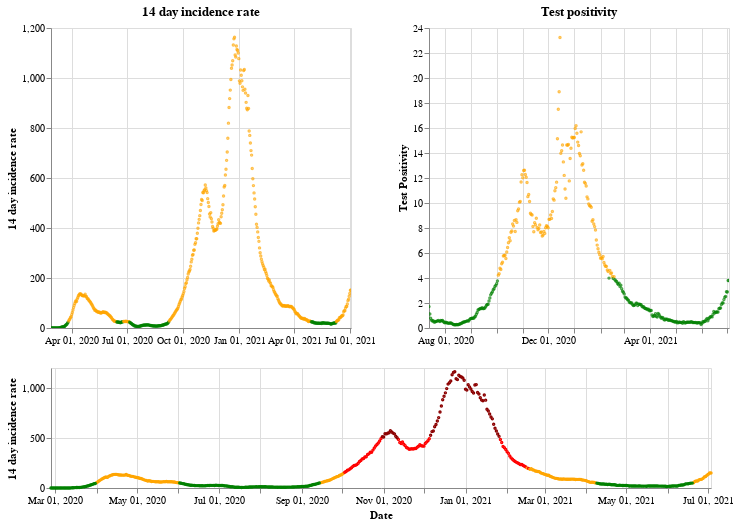

Write notebook code for a chart like this one.
### Markdown cell above
## Wales

### Code cell
plot_traffic_light('Wales')

### Figure 1 — Vega-Lite specification as saved in the notebook (floating-point values rounded to 4 significant figures; data arrays with more than 128 entries replaced by an {"elided": "..."} marker saying what was removed)
{"config": {"view": {"continuousWidth": 400, "continuousHeight": 300}}, "vconcat": [{"hconcat": [{"mark": {"type": "point", "size": 2}, "encoding": {"color": {"condition": {"value": "green", "test": "(datum.twoWeeklyCasesRate <= 25)"}, "value": "orange"}, "tooltip": [{"type": "nominal", "field": "areaName"}, {"type": "temporal", "field": "date"}, {"type": "quantitative", "field": "twoWeeklyCasesRate"}, {"type": "quantitative", "field": "testPositivity"}], "x": {"type": "temporal", "axis": {"title": ""}, "field": "date", "scale": {"domain": {"selection": "DateBrush"}}, "timeUnit": "yearmonthdate"}, "y": {"type": "quantitative", "axis": {"title": "14 day incidence rate"}, "field": "twoWeeklyCasesRate"}}, "title": "14 day incidence rate", "width": 300}, {"mark": {"type": "point", "size": 2}, "encoding": {"color": {"condition": {"value": "green", "test": "(datum.testPositivity <= 4)"}, "value": "orange"}, "tooltip": [{"type": "nominal", "field": "areaName"}, {"type": "temporal", "field": "date"}, {"type": "quantitative", "field": "twoWeeklyCasesRate"}, {"type": "quantitative", "field": "testPositivity"}], "x": {"type": "temporal", "axis": {"title": ""}, "field": "date", "scale": {"domain": {"selection": "DateBrush"}}, "timeUnit": "yearmonthdate"}, "y": {"type": "quantitative", "axis": {"title": "Test Positivity"}, "field": "testPositivity"}}, "title": "Test positivity", "width": 300}]}, {"layer": [{"mark": {"type": "point", "size": 2}, "encoding": {"color": {"condition": {"value": "orange", "test": "(((datum.testPositivity < 4) && (datum.twoWeeklyCasesRate >= 50)) && (datum.twoWeeklyCasesRate < 200))"}, "value": "red"}, "opacity": {"condition": {"value": 1, "test": "((datum.twoWeeklyCasesRate >= 50) && (datum.twoWeeklyCasesRate < 500))"}, "value": 0}, "tooltip": [{"type": "nominal", "field": "areaName"}, {"type": "temporal", "field": "date"}, {"type": "quantitative", "field": "twoWeeklyCasesRate"}, {"type": "quantitative", "field": "testPositivity"}], "x": {"type": "temporal", "axis": {"title": "Date"}, "field": "date", "timeUnit": "yearmonthdate"}, "y": {"type": "quantitative", "axis": {"title": "14 day incidence rate"}, "field": "twoWeeklyCasesRate"}}, "selection": {"DateBrush": {"type": "interval", "encodings": ["x"], "fields": ["Time"]}}}, {"mark": {"type": "point", "size": 2}, "encoding": {"color": {"value": "darkred"}, "opacity": {"condition": {"value": 1, "test": "(datum.twoWeeklyCasesRate >= 500)"}, "value": 0}, "tooltip": [{"type": "nominal", "field": "areaName"}, {"type": "temporal", "field": "date"}, {"type": "quantitative", "field": "twoWeeklyCasesRate"}, {"type": "quantitative", "field": "testPositivity"}], "x": {"type": "temporal", "axis": {"title": "Date"}, "field": "date", "timeUnit": "yearmonthdate"}, "y": {"type": "quantitative", "axis": {"title": "14 day incidence rate"}, "field": "twoWeeklyCasesRate"}}}, {"mark": {"type": "point", "size": 2}, "encoding": {"color": {"condition": {"value": "green", "test": "((datum.testPositivity < 4) && (datum.twoWeeklyCasesRate < 50))"}, "value": "orange"}, "opacity": {"condition": {"value": 1, "test": "(datum.twoWeeklyCasesRate < 50)"}, "value": 0}, "tooltip": [{"type": "nominal", "field": "areaName"}, {"type": "temporal", "field": "date"}, {"type": "quantitative", "field": "twoWeeklyCasesRate"}, {"type": "quantitative", "field": "testPositivity"}], "x": {"type": "temporal", "axis": {"title": "Date"}, "field": "date", "timeUnit": "yearmonthdate"}, "y": {"type": "quantitative", "axis": {"title": "14 day incidence rate"}, "field": "twoWeeklyCasesRate"}}}], "height": 120, "width": 660}], "data": {"name": "data-00fa4ea52ce72db3d666c2d4f0a188c1"}, "$schema": "https://vega.github.io/schema/vega-lite/v4.8.1.json", "datasets": {"data-00fa4ea52ce72db3d666c2d4f0a188c1": {"elided": "493 records"}}}
